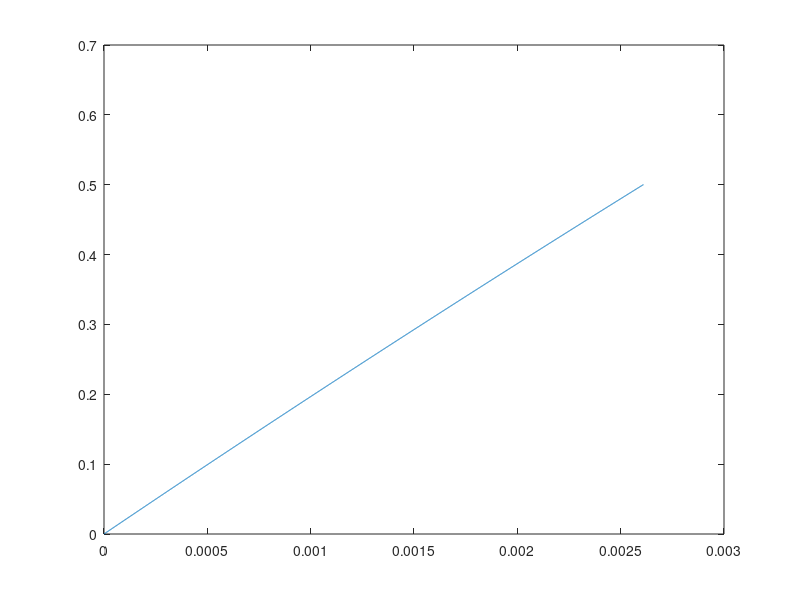
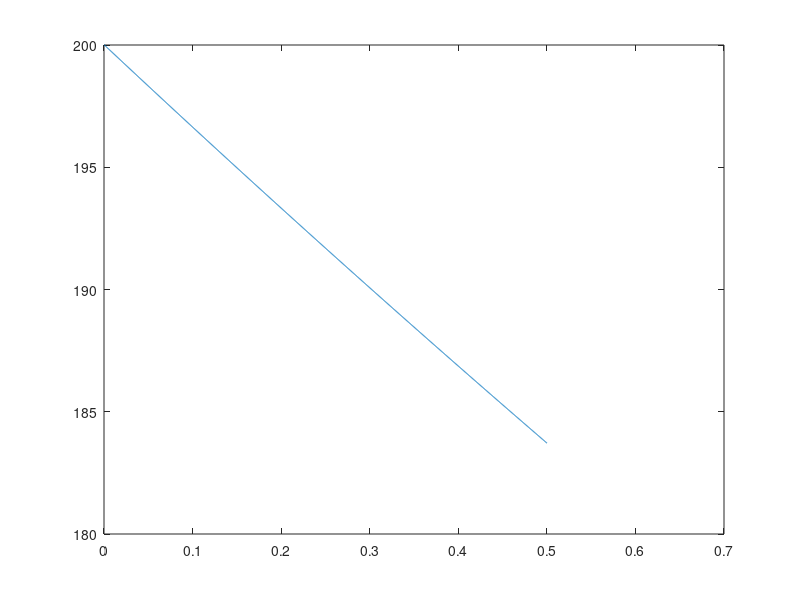

Recreate these plots in MATLAB, in order.
% angle=.301
% m_b=.04
% height=8-8*cos(angle)
clear
clc

rho=1.22;
A=pi*0.0399/2;
cd=0.12;
v_0=200;
distance=.5;
v=v_0;
mass=0.027;
dt=0.000001;
t=[0];
x=[0];
i=2;
while x(i-1)<distance
  fd(i)=-(1/2*rho*(v(i-1))^2*A*cd);
  a(i)=fd(i-1)/mass;
  v(i)=v(i-1)+a(i-1)*dt;
  x(i)=x(i-1)+v(i-1)*dt;
  t(i)=t(i-1)+dt;
  i=i+1;
end
figure(1)
plot(t,x)
figure(2)
plot(x,v)

delta_v=v(2)-v(i-1);
energy=1/2*mass*(delta_v^2);
disp(energy)
disp(delta_v)
